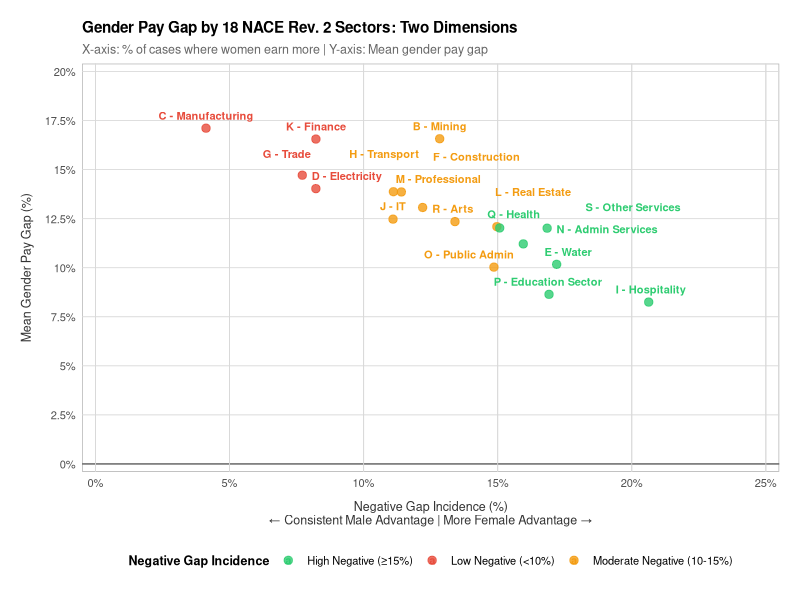

This chart was generated by the following R code:
library(dplyr)
library(ggplot2)
library(ggrepel)
library(scales)

# Load data
gap_panel2 <- read.csv("output/data/panel2_sector_occupation_4years.csv")

cat("=== CREATING SCATTER PLOT: Same Logic as Bar Chart ===\n\n")

# Calculate sector statistics (SAME as bar chart)
sector_detail <- gap_panel2 %>%
  group_by(sector) %>%
  summarise(
    mean_gap = mean(gender_pay_gap, na.rm = TRUE),
    sd_gap = sd(gender_pay_gap, na.rm = TRUE),
    n = n(),
    pct_negative = sum(gender_pay_gap < 0, na.rm = TRUE) / n() * 100,
    .groups = "drop"
  ) %>%
  arrange(desc(mean_gap), desc(pct_negative)) %>%  # SAME sorting
  mutate(
    gap_type = case_when(
      pct_negative >= 15 ~ "High Negative (≥15%)",
      pct_negative >= 10 ~ "Moderate Negative (10-15%)",
      TRUE ~ "Low Negative (<10%)"
    ),
    # NACE sector codes
    sector_code = case_when(
      sector == "Mining" ~ "B",
      sector == "Manufacturing" ~ "C",
      sector == "Electricity" ~ "D",
      sector == "Water" ~ "E",
      sector == "Construction" ~ "F",
      sector == "Trade" ~ "G",
      sector == "Transport" ~ "H",
      sector == "Hospitality" ~ "I",
      sector == "IT" ~ "J",
      sector == "Finance" ~ "K",
      sector == "Real Estate" ~ "L",
      sector == "Professional" ~ "M",
      sector == "Admin Services" ~ "N",
      sector == "Public Admin" ~ "O",
      sector == "Education Sector" ~ "P",
      sector == "Health" ~ "Q",
      sector == "Arts" ~ "R",
      sector == "Other Services" ~ "S"
    ),
    sector_label = paste0(sector_code, " - ", sector)
  )

cat("Sector data (same sorting as bar chart):\n")
print(sector_detail %>% select(sector_label, mean_gap, pct_negative, gap_type))

# Create scatter plot with SAME colors as bar chart
p_scatter <- ggplot(sector_detail, aes(x = pct_negative, y = mean_gap)) +
  # Reference lines
  geom_hline(yintercept = 0, linetype = "solid", color = "gray30", linewidth = 0.4) +
  geom_vline(xintercept = seq(0, 25, 5), linetype = "solid", color = "gray85", linewidth = 0.3) +
  
  # Points with SAME colors as bar chart
  geom_point(aes(color = gap_type), size = 2.5, alpha = 0.8) +
  
  # Labels
  geom_text_repel(
    aes(label = sector_label, color = gap_type),
    size = 2.8,
    fontface = "bold",
    box.padding = 0.35,
    point.padding = 0.3,
    segment.color = NA,
    max.overlaps = 30,
    force = 5,
    direction = "both",
    min.segment.length = 0,
    nudge_y = 0.5
  ) +
  
  # SAME color scale as bar chart
  scale_color_manual(
    values = c(
      "High Negative (≥15%)" = "#2ECC71",      # Green (SAME)
      "Moderate Negative (10-15%)" = "#F39C12", # Orange (SAME)
      "Low Negative (<10%)" = "#E74C3C"         # Red (SAME)
    ),
    name = "Negative Gap Incidence"
  ) +
  
  # Axes
  scale_x_continuous(
    breaks = seq(0, 25, 5),
    labels = function(x) paste0(x, "%"),
    limits = c(0, 25),
    expand = expansion(mult = c(0.02, 0.02))
  ) +
  scale_y_continuous(
    breaks = seq(0, 20, 2.5),
    labels = function(x) paste0(x, "%"),
    limits = c(0, 20),
    expand = expansion(mult = c(0.02, 0.02))
  ) +
  
  # Labels
  labs(
    title = "Gender Pay Gap by 18 NACE Rev. 2 Sectors: Two Dimensions",
    subtitle = "X-axis: % of cases where women earn more | Y-axis: Mean gender pay gap",
    x = "Negative Gap Incidence (%)\n← Consistent Male Advantage | More Female Advantage →",
    y = "Mean Gender Pay Gap (%)"
  ) +
  
  # Theme
  theme_minimal(base_size = 10) +
  theme(
    legend.position = "bottom",
    legend.title = element_text(size = 9, face = "bold"),
    legend.text = element_text(size = 8),
    panel.grid.major = element_line(color = "gray85", linewidth = 0.3),
    panel.grid.minor = element_blank(),
    panel.background = element_rect(fill = "white", color = "gray70", linewidth = 0.5),
    plot.background = element_rect(fill = "white", color = NA),
    axis.title.x = element_text(size = 9, color = "gray20", margin = margin(t = 8)),
    axis.title.y = element_text(size = 9, color = "gray20", margin = margin(r = 8)),
    axis.text = element_text(size = 8, color = "gray30"),
    plot.title = element_text(face = "bold", size = 11),
    plot.subtitle = element_text(color = "gray40", size = 9),
    plot.margin = margin(15, 15, 15, 15)
  )

# Save
ggsave("output/figures/18_sectors_scatter.png", p_scatter, 
       width = 10, height = 7, dpi = 300, bg = "white")

cat("\n✅ Scatter plot saved: output/figures/18_sectors_scatter.png\n")
cat("   - SAME data as bar chart\n")
cat("   - SAME color logic (Red/Orange/Green)\n")
cat("   - X-axis: % negative gaps\n")
cat("   - Y-axis: Mean gap\n")
cat("   - Shows two dimensions simultaneously!\n")